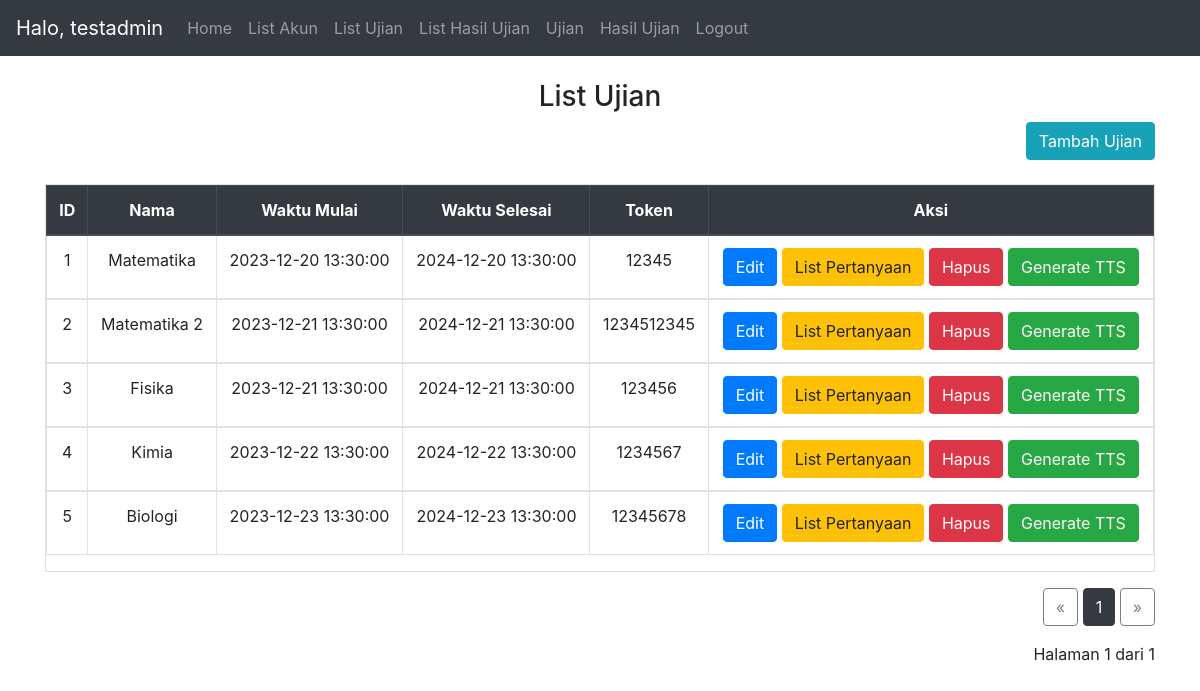
The app's page /list_exam/1 (signed in) with its own data.
### website/models.py (models this page shows)
class User(db.Model, UserMixin):
    id = db.Column(db.Integer, primary_key=True)
    email = db.Column(db.String(150), unique=True)
    password = db.Column(db.String(150))
    name = db.Column(db.String(150))
    type = db.Column(db.String(150))
    notes = db.relationship('Note')
    results = db.relationship('Result')
    useranswer = db.relationship('UserAnswer')

class Exam(db.Model):
    id = db.Column(db.Integer, primary_key=True)
    name = db.Column(db.String(150))
    start_time = db.Column(db.DateTime(timezone=True))
    end_time = db.Column(db.DateTime(timezone=True))
    token = db.Column(db.String(15), unique=True)
    results = db.relationship('Result')
    questions = db.relationship('Question')
    useranswer = db.relationship('UserAnswer')

### website/views.py (the view)
@views.route('/list_exam/<page>', methods=['GET','POST'])
@login_required
def list_exam(page):
    if current_user.type != 'admin':
        return redirect("/")
    else:
        db_exam = Exam.query.paginate(page=int(page), per_page=10)
        return render_template("list_exam.html", user=current_user, exams=db_exam)#, kelas=db_class)

### website/__init__.py (called while the page is built)
def create_app():
    app = Flask(__name__)
    app.config['SECRET_KEY'] = 'secret key'
    app.config['SQLALCHEMY_DATABASE_URI'] = f'sqlite:///{DB_NAME}'
    db.init_app(app)
    from .views import views
    from .auth import auth
    app.register_blueprint(views, url_prefix='/')
    app.register_blueprint(auth, url_prefix='/')
    from .models import User, Note, Exam, Result, Question,UserAnswer #,Class
    with app.app_context():
        db.create_all()
    login_manager = LoginManager()
    login_manager.login_view = 'auth.login'
    login_manager.init_app(app)
    @login_manager.user_loader
    def load_user(id):
        return User.query.get(int(id))
    return app

### website/templates/list_exam.html
{% extends "base.html" %} {% block title %}List Ujian{% endblock %} {% block
content %}
<br>
<h3 align="center">List Ujian</h3>
<div class="text-right">
  <a type="button" class="btn btn-info" id="add_exam" href="/add_exam">Tambah Ujian</a>
</div>
<br>
<div class="table table-responsive table-hover table-bordered">
  <table class="table">
    <thead class="text-center thead-dark">
      <tr>
        <th>ID</th>
        <th>Nama</th>
        <th>Waktu Mulai</th>
        <th>Waktu Selesai</th>
        <th>Token</th>
        <th>Aksi</th>
      </tr>
    </thead class="text-center">
    {% for exam in exams %}
    <tbody class="text-center">
      <td>{{exam.id}}</td>
      <td>{{exam.name}}</td>
      <td>{{exam.start_time}}</td>
      <td>{{exam.end_time}}</td>
      <td>{{exam.token}}</td>
      <td>
        <a type="button" class="btn btn-primary" href="/edit_exam/{{exam.id}}">Edit</a>
        <a type="button" class="btn btn-warning" href="/list_question/{{exam.id}}/1">List Pertanyaan</a>
        <a class="btn btn-danger" href="/delete_exam/{{exam.id}}/{{exams.page}}"
        onclick="return confirm('Apakah anda yakin akan menghapus ujian {{ exam.name }}?');" title="Delete">
        Hapus</a>
        <a type="button" class="btn btn-success" href="/generate_tts/{{exam.id}}/{{exam.token}}/{{exams.page}}">Generate TTS</a>
      </td>
    </tbody>
    {% endfor %}
  </table>
</div>
<div class="text-right">
  <a href="{{exams.prev_num}}" class="btn btn-outline-dark {% if exams.page == 1 %}disabled{% endif %}">&laquo;</a>
  {% for number in exams.iter_pages(left_edge=1, right_edge=1, left_current=1, right_current=2) %}
    {% if number %}
      {% if exams.page != number %}
        <span>
          <a class="btn btn-outline-dark"
              href="{{number}}">
          {{number}}
          </a>
        </span>
      {% else %}
          <span class="btn btn-dark">{{number}}</span>
      {% endif %}
    {% else %}
    ...
    {% endif %}
  {% endfor %}
  <a href="{{exams.next_num}}" class="btn btn-outline-dark {% if exams.page == exams.pages %}disabled{% endif %}">&raquo;</a>
  <p class="text-right mt-3">
    Halaman {{ exams.page }} dari {{ exams.pages }}
  </p>
</div>
{% endblock %}

### website/templates/base.html (shortened to what this page needs)
<!DOCTYPE html>
<html>
  <head>
    <link
      rel="stylesheet"
      href="https://stackpath.bootstrapcdn.com/bootstrap/4.4.1/css/bootstrap.min.css"
    />
    <link
      rel="stylesheet"
      href="https://stackpath.bootstrapcdn.com/font-awesome/4.7.0/css/font-awesome.min.css"
    />
  </head>
  <body>
    <nav class="navbar navbar-expand-lg navbar-dark bg-dark">
      <div class="collapse navbar-collapse" id="navbar">
        <div class="navbar-nav">
          {% if user.is_authenticated %}
          <span class="navbar-brand">
            Halo, {{user.name}}
          </span>
          <a class="nav-item nav-link" id="home" href="/">Home</a>
            {% if user.type =='admin' %}
            <a class="nav-item nav-link" id="account_list" href="/list_account/1">List Akun</a>
            <a class="nav-item nav-link" id="exam_list" href="/list_exam/1">List Ujian</a>
            <a class="nav-item nav-link" id="exam_list" href="/list_result/1">List Hasil Ujian</a>
            {% endif %}
          <a class="nav-item nav-link" id="exam" href="/insert_token">Ujian</a>
          <a class="nav-item nav-link" id="exam" href="/result/1">Hasil Ujian</a>
          <a class="nav-item nav-link" id="logout" href="/logout">Logout</a>
          {% else %}
          <a class="nav-item nav-link" id="login" href="/login">Login</a>
          {% endif %}
        </div>
      </div>
    </nav>
    <div class="container">{% block content %} {% endblock %}</div>
  <br>
  </body>
</html>

### records on screen
User: name "testadmin"
Exam: id "1", name "Matematika", start_time "2023-12-20 13:30:00", end_time "2024-12-20 13:30:00", token "12345"
Exam: id "2", name "Matematika 2", start_time "2023-12-21 13:30:00", end_time "2024-12-21 13:30:00", token "1234512345"
Exam: id "3", name "Fisika", start_time "2023-12-21 13:30:00", end_time "2024-12-21 13:30:00", token "123456"
Exam: id "4", name "Kimia", start_time "2023-12-22 13:30:00", end_time "2024-12-22 13:30:00", token "1234567"
Exam: id "5", name "Biologi", start_time "2023-12-23 13:30:00", end_time "2024-12-23 13:30:00", token "12345678"

### other values on screen
{{ number }} "1"
{{ exams.page }} "1"
{{ exams.pages }} "1"
